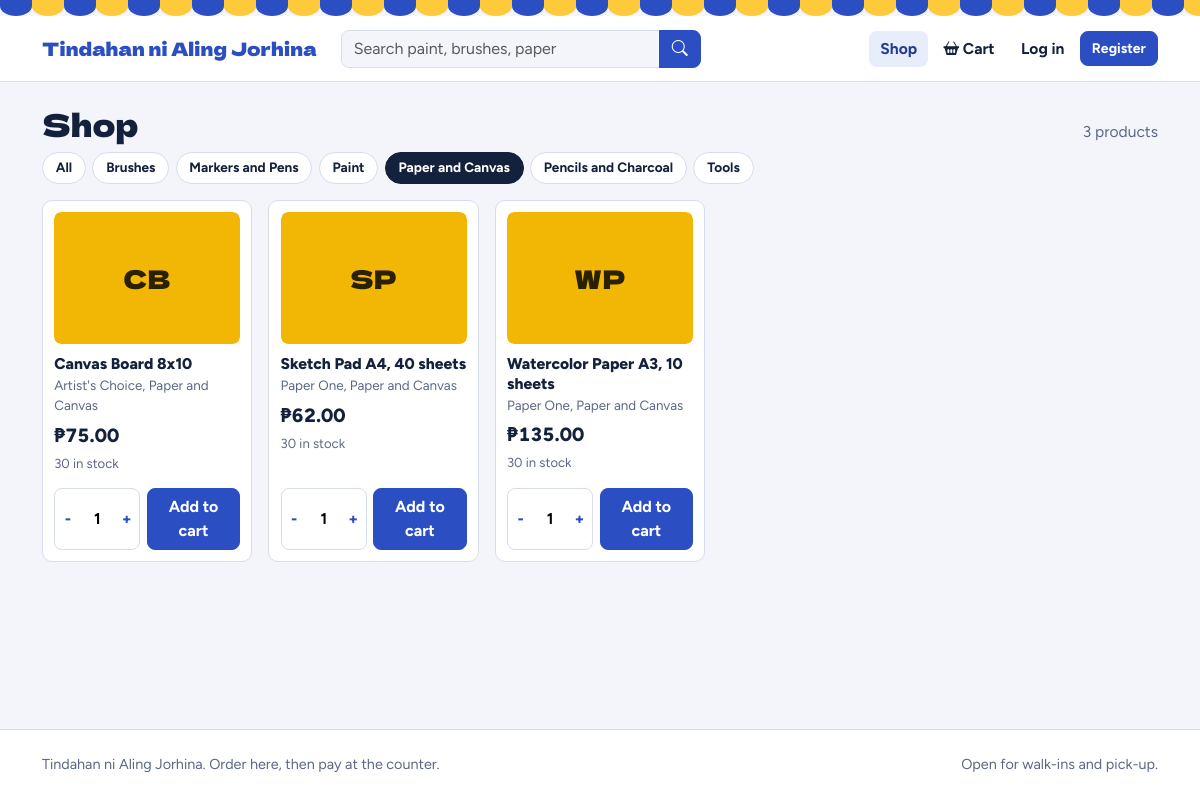
/index.php?category=3, run on the app's committed database.
### tables this page shows
CREATE TABLE category (
  category_id INT UNSIGNED NOT NULL AUTO_INCREMENT,
  name        VARCHAR(50) NOT NULL,
  PRIMARY KEY (category_id),
  UNIQUE KEY uq_category_name (name)
);

CREATE TABLE item (
  item_id     INT UNSIGNED NOT NULL AUTO_INCREMENT,
  description VARCHAR(100) NOT NULL,
  category_id INT UNSIGNED DEFAULT NULL,
  brand_id    INT UNSIGNED DEFAULT NULL,
  supplier_id INT UNSIGNED DEFAULT NULL,
  cost_price  DECIMAL(7,2) NOT NULL DEFAULT 0.00,
  sell_price  DECIMAL(7,2) NOT NULL DEFAULT 0.00,
  img_path    VARCHAR(255) DEFAULT NULL,
  is_active   TINYINT(1) NOT NULL DEFAULT 1,
  created_at  DATETIME NOT NULL DEFAULT CURRENT_TIMESTAMP,
  PRIMARY KEY (item_id),
  KEY idx_item_category (category_id),
  KEY idx_item_brand (brand_id),
  KEY idx_item_supplier (supplier_id),
  CONSTRAINT fk_item_category FOREIGN KEY (category_id) REFERENCES category (category_id)
    ON DELETE SET NULL ON UPDATE CASCADE,
  CONSTRAINT fk_item_brand FOREIGN KEY (brand_id) REFERENCES brand (brand_id)
    ON DELETE SET NULL ON UPDATE CASCADE,
  CONSTRAINT fk_item_supplier FOREIGN KEY (supplier_id) REFERENCES supplier (supplier_id)
    ON DELETE SET NULL ON UPDATE CASCADE
);

CREATE TABLE brand (
  brand_id INT UNSIGNED NOT NULL AUTO_INCREMENT,
  name     VARCHAR(50) NOT NULL,
  PRIMARY KEY (brand_id),
  UNIQUE KEY uq_brand_name (name)
);

CREATE TABLE stock (
  item_id           INT UNSIGNED NOT NULL,
  quantity          INT NOT NULL DEFAULT 0,
  reorder_threshold INT NOT NULL DEFAULT 10,
  PRIMARY KEY (item_id),
  CONSTRAINT fk_stock_item FOREIGN KEY (item_id) REFERENCES item (item_id)
    ON DELETE CASCADE ON UPDATE CASCADE
);

### index.php (the view, shortened to what this page needs)
<?php
require_once __DIR__ . '/includes/config.php';
$q = trim((string) ($_GET['q'] ?? ''));
$catId = (int) ($_GET['category'] ?? 0);
$where = ['i.is_active = 1'];
$params = [];
if ($catId > 0) {
    $where[] = 'i.category_id = ?';
    $params[] = $catId;
}
$items = db_rows(
    $conn,
    'SELECT i.item_id, i.description, i.sell_price, i.img_path, c.name AS category, b.name AS brand, s.quantity, s.reorder_threshold
     FROM item i
     JOIN stock s ON s.item_id = i.item_id
     LEFT JOIN category c ON c.category_id = i.category_id
     LEFT JOIN brand b ON b.brand_id = i.brand_id
     WHERE ' . implode(' AND ', $where) . '
     ORDER BY c.name, i.description',
    $params
);
$categories = db_rows($conn, 'SELECT category_id, name FROM category ORDER BY name');
$showHero = $q === '' && $catId === 0;
include __DIR__ . '/includes/header.php';
?>
<?php if ($showHero): ?>
<section class="hero">
  <div>
    <h1>Art supplies for every barkada.</h1>
    <p>Pick what you need, reserve it online, and pay at the counter. Suki customers can put it sa lista.</p>
    <?php if (!is_logged_in()): ?>
      <a class="btn btn-yellow" href="<?= e(url('register.php')) ?>">Create an account</a>
    <?php endif; ?>
  </div>
  <div class="chips">
    <?php foreach (array_slice($categories, 0, 6) as $cat): [$bg] = swatch_colors($cat['name']); ?>
      <a class="chip" href="<?= e(url('index.php?category=' . $cat['category_id'])) ?>">
        <div class="color" style="background:<?= $bg ?>"></div>
        <div class="label"><?= e($cat['name']) ?></div>
      </a>
    <?php endforeach; ?>
  </div>
</section>
<?php else: ?>
<div class="d-flex align-items-baseline justify-content-between flex-wrap gap-2 mb-2">
  <h1 class="page-title"><?= $q !== '' ? 'Results for "' . e($q) . '"' : 'Shop' ?></h1>
  <span class="muted"><?= count($items) ?> <?= count($items) === 1 ? 'product' : 'products' ?></span>
</div>
<?php endif; ?>
<div class="filter-row" role="navigation" aria-label="Categories">
  <a href="<?= e(url('index.php')) ?>" class="<?= $catId === 0 && $q === '' ? 'active' : '' ?>">All</a>
  <?php foreach ($categories as $cat): ?>
    <a href="<?= e(url('index.php?category=' . $cat['category_id'])) ?>" class="<?= $catId === (int) $cat['category_id'] ? 'active' : '' ?>"><?= e($cat['name']) ?></a>
  <?php endforeach; ?>
</div>
<?php if (!$items): ?>
  <div class="panel panel-body text-center py-5">
    <h2 class="h5">No products found</h2>
    <p class="muted mb-3">Try a different word, or browse everything we have.</p>
    <a class="btn btn-primary" href="<?= e(url('index.php')) ?>">Show all products</a>
  </div>
<?php else: ?>
  <div class="product-grid">
    <?php foreach ($items as $it): $out = (int) $it['quantity'] <= 0; ?>
      <article class="product <?= $out ? 'is-out' : '' ?>">
        <div class="pic"><?= item_visual($it) ?></div>
        <div class="name"><?= e($it['description']) ?></div>
        <div class="meta"><?= e(trim(($it['brand'] ?? '') . ($it['brand'] && $it['category'] ? ', ' : '') . ($it['category'] ?? ''))) ?></div>
        <div class="price num"><?= money($it['sell_price']) ?></div>
        <div class="mb-1"><?= stock_note((int) $it['quantity'], (int) $it['reorder_threshold']) ?></div>
        <?php if (!is_admin()): ?>
        <form action="<?= e(url('cart.php')) ?>" method="post">
          <div class="qty">
            <button type="button" data-step="-1" aria-label="Less">-</button>
            <input type="number" name="qty" value="1" min="1" max="<?= max(1, (int) $it['quantity']) ?>" aria-label="Quantity" <?= $out ? 'disabled' : '' ?>>
            <button type="button" data-step="1" aria-label="More">+</button>
          </div>
          <button class="btn btn-primary flex-grow-1" type="submit" <?= $out ? 'disabled' : '' ?>>Add to cart</button>
        </form>
        <?php endif; ?>
      </article>
    <?php endforeach; ?>
  </div>
<?php endif; ?>
<?php include __DIR__ . '/includes/footer.php'; ?>

### includes/functions.php (shortened to what this page needs)
<?php
function e($value): string
{
    return htmlspecialchars((string) $value, ENT_QUOTES, 'UTF-8');
}
function money($amount): string
{
    return '₱' . number_format((float) $amount, 2);
}
function url(string $path = ''): string
{
    return BASE_URL . '/' . ltrim($path, '/');
}
function db_bind(mysqli_stmt $st, array $params): void
{
    if (!$params) {
        return;
    }
    $types = '';
    foreach ($params as $p) {
        $types .= is_int($p) ? 'i' : (is_float($p) ? 'd' : 's');
    }
    $st->bind_param($types, ...$params);
}
function db_rows(mysqli $c, string $sql, array $params = []): array
{
    $st = $c->prepare($sql);
    db_bind($st, $params);
    $st->execute();
    $rows = $st->get_result()->fetch_all(MYSQLI_ASSOC);
    return $rows;
}
function is_logged_in(): bool
{
    return !empty($_SESSION['user_id']);
}
function is_admin(): bool
{
    return is_logged_in() && ($_SESSION['role'] ?? '') === 'admin';
}
function swatch_colors(string $key): array
{
    global $conn;
    static $order = null;
    $palette = [
        ['#2B4FC2', '#FFFFFF'], ['#1F8A70', '#FFFFFF'], ['#F2B705', '#2A2100'], ['#C23A4B', '#FFFFFF'],
        ['#6B4FA0', '#FFFFFF'], ['#B5651D', '#FFFFFF'], ['#2A9DC9', '#06222E'], ['#6B8E23', '#FFFFFF'],
    ];
    if ($order === null) {
        $order = [];
        foreach (db_rows($conn, 'SELECT name FROM category ORDER BY category_id') as $i => $r) {
            $order[strtolower($r['name'])] = $i;
        }
    }
    $k = strtolower($key);
    $i = $order[$k] ?? (crc32($k) % count($palette));
    return $palette[$i % count($palette)];
}
function item_initials(string $name): string
{
    $words = preg_split('/[\s,]+/', trim($name));
    $out = '';
    foreach (array_slice($words, 0, 2) as $w) {
        $out .= mb_strtoupper(mb_substr($w, 0, 1));
    }
    return $out;
}
function item_visual(array $item, string $class = ''): string
{
    $path = $item['img_path'] ?? '';
    [$bg, $fg] = swatch_colors($item['category'] ?? ($item['description'] ?? ''));
    return '<div class="swatch ' . e($class) . '" style="background:' . $bg . ';color:' . $fg . '" aria-hidden="true">' . e(item_initials($item['description'])) . '</div>';
}
function stock_note(int $qty, int $threshold): string
{
    return '<span class="stock-ok">' . $qty . ' in stock</span>';
}

### assets/css/app.css (style rules this page uses)
:root { --ink: #14213d; --ink-soft: #1d2d52; --cobalt: #2b4fc2; --cobalt-deep: #203b96; --yellow: #ffc93c; --paper: #f3f5fb; --surface: #ffffff; --line: #d8dded; --muted: #5b6784; --green: #1e8a5b; --red: #c23a4b; --font-display: "Dela Gothic One", "Arial Black", system-ui, sans-serif; --font-body: "Figtree", system-ui, -apple-system, "Segoe UI", sans-serif; --bs-primary: #2b4fc2; --bs-primary-rgb: 43, 79, 194; --bs-link-color: #2b4fc2; --bs-link-hover-color: #203b96; --bs-body-font-family: var(--font-body); --bs-body-color: var(--ink); --bs-body-bg: var(--paper); --bs-border-color: var(--line); }
body { font-family: var(--font-body); color: var(--ink); background: var(--paper); font-size: 0.975rem; line-height: 1.5; }
h1, h2, h3, h4, h5 { font-weight: 800; letter-spacing: -0.01em; }
.page-title { font-family: var(--font-display); font-weight: 400; font-size: clamp(1.5rem, 2.6vw, 2.1rem); letter-spacing: 0; line-height: 1.15; margin: 0; }
.muted { color: var(--muted); }
.num { font-variant-numeric: tabular-nums; }
a { text-decoration-thickness: 1px; text-underline-offset: 2px; }
.btn { font-weight: 700; border-radius: 8px; }
.btn-primary { --bs-btn-bg: var(--cobalt); --bs-btn-border-color: var(--cobalt); --bs-btn-hover-bg: var(--cobalt-deep); --bs-btn-hover-border-color: var(--cobalt-deep); --bs-btn-active-bg: var(--cobalt-deep); --bs-btn-disabled-bg: var(--cobalt); --bs-btn-disabled-border-color: var(--cobalt); }
.stock-ok { color: var(--muted); font-size: 0.82rem; }
.swatch { display: flex; align-items: center; justify-content: center; font-family: var(--font-display); font-size: 1.6rem; letter-spacing: 0.02em; width: 100%; height: 100%; border-radius: inherit; user-select: none; }
body.store-body { min-height: 100vh; display: flex; flex-direction: column; }
.filter-row { display: flex; gap: 0.4rem; flex-wrap: wrap; margin: 0.5rem 0 1rem; }
.filter-row a { text-decoration: none; padding: 0.3rem 0.8rem; border-radius: 999px; border: 1px solid var(--line); background: var(--surface); color: var(--ink); font-weight: 700; font-size: 0.85rem; }
.filter-row a.active, .filter-row a:hover { background: var(--ink); border-color: var(--ink); color: #fff; }
.product-grid { display: grid; grid-template-columns: repeat(auto-fill, minmax(210px, 1fr)); gap: 1rem; }
.product { background: var(--surface); border: 1px solid var(--line); border-radius: 10px; padding: 0.7rem; display: flex; flex-direction: column; }
.product .pic { height: 132px; border-radius: 7px; overflow: hidden; margin-bottom: 0.65rem; }
.product .name { font-weight: 800; line-height: 1.25; margin-bottom: 0.1rem; }
.product .meta { color: var(--muted); font-size: 0.84rem; }
.product .price { font-size: 1.2rem; font-weight: 800; margin-top: 0.4rem; }
.product form { margin-top: auto; padding-top: 0.6rem; display: flex; gap: 0.4rem; }
.qty { display: inline-flex; align-items: center; border: 1px solid var(--line); border-radius: 8px; background: #fff; overflow: hidden; }
.qty button { border: 0; background: transparent; width: 30px; height: 36px; font-weight: 800; color: var(--cobalt); }
.qty input { width: 44px; height: 36px; border: 0; text-align: center; font-weight: 700; -moz-appearance: textfield; background: transparent; }

### data on the page
category: name "Brushes"
category: name "Markers and Pens"
category: name "Paint"
category: name "Paper and Canvas"
category: name "Pencils and Charcoal"
category: name "Tools"
item: description "CB", description "Canvas Board 8x10", brand.name "Artist's Choice, Paper and Canvas", sell_price "₱75.00", stock.quantity "30"
item: description "SP", description "Sketch Pad A4, 40 sheets", brand.name "Paper One, Paper and Canvas", sell_price "₱62.00", stock.quantity "30"
item: description "WP", description "Watercolor Paper A3, 10 sheets", brand.name "Paper One, Paper and Canvas", sell_price "₱135.00", stock.quantity "30"

### other printed values
SHOP_NAME "Tindahan ni Aling Jorhina"
count($items) "3"
